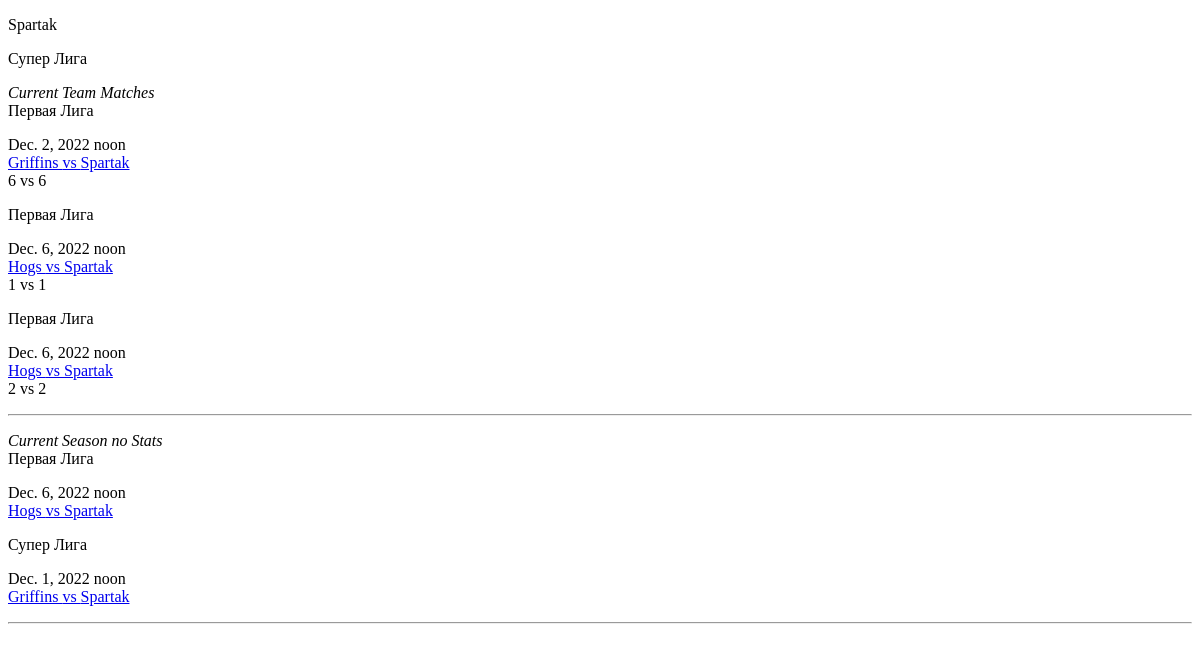
Page /teams/1/Spartak/Супер Лига/3 on the earlier database version.
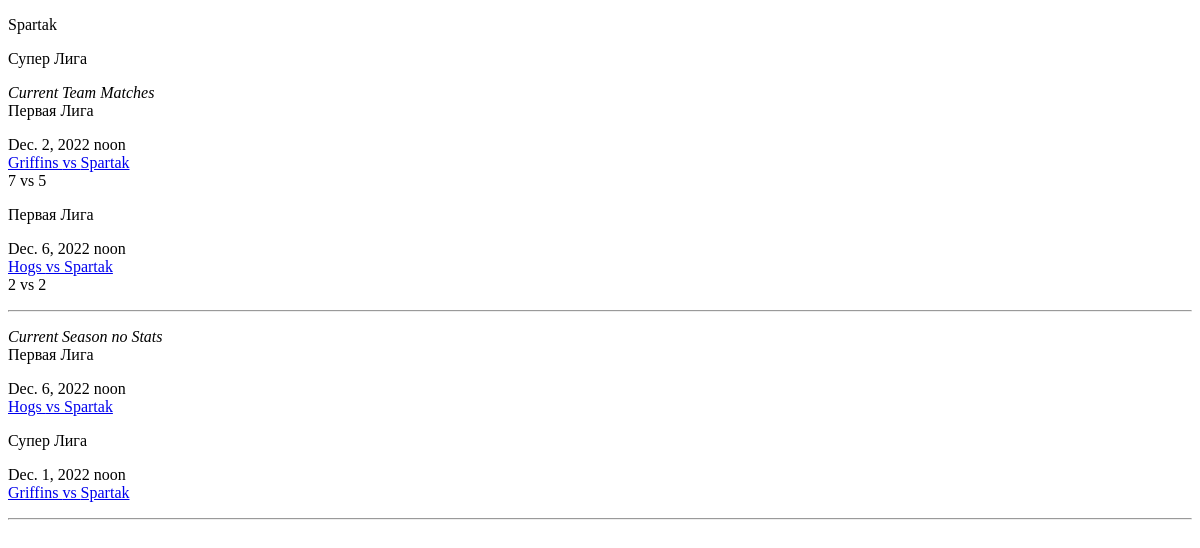
Same page on the later database version.
### stats/models.py (models this page shows, shortened)
class StatsMatchOnline(models.Model):
    match = models.ForeignKey(Match, on_delete=models.CASCADE, blank=False)
    score_team_a = models.IntegerField(default=0)
    score_team_b = models.IntegerField(default=0)
    class Meta:
        verbose_name = "Match Stats Online"

### matches/models.py (models this page shows, shortened)
class Match(models.Model):
    season = models.ForeignKey(Season, on_delete=models.SET_NULL, null=True)
    tournament = models.ForeignKey(Tournament, on_delete=models.SET_NULL, null=True)
    is_playoff = models.BooleanField(name='Match Type', verbose_name='Playoff Match', default=False)
    date = models.DateField(blank=False)
    time = models.TimeField(blank=False, default='12:00:00')
    place = models.CharField(max_length=200, default='City and Stadium')
    field_length = models.IntegerField(default=90)
    team_a = models.ForeignKey(Team, on_delete=models.SET_NULL, null=True, related_name='team_a')
    team_b = models.ForeignKey(Team, on_delete=models.SET_NULL, null=True, related_name='team_b')
    class Meta:
        verbose_name = "Match"
        verbose_name_plural = "Matches"
        ordering = ['season', '-date']
    def get_absolute_url(self):
        return reverse('match_page', kwargs={
            'match_id': self.pk,
            'tournament': self.tournament.name,
            'season': self.season.year
        })

### tournaments/models.py (models this page shows, shortened)
class Tournament(models.Model):
    season = models.ManyToManyField(Season)
    name = models.CharField(max_length=100, blank=False)
    description = models.TextField(max_length=200, blank=True)
    def __str__(self):
        return f'{self.name}'
    class Meta:
        verbose_name = "Tournament"
        verbose_name_plural = "Tournament"
        ordering = ['-name']

### teams/models.py (models this page shows, shortened)
class Team(models.Model):
    name = models.CharField(max_length=250, blank=False)
    tournament = models.ForeignKey(Tournament, null=True, on_delete=models.SET_NULL)
    description = models.TextField(max_length=200, blank=True)
    class Meta:
        verbose_name = "Team"
        verbose_name_plural = "Teams"
        ordering = ['-tournament']

### teams/views.py (the view)
class TeamDetail(View):
    def get(self, request, team_id, name, tournament, tournament_id):
        selected_team = Team.objects.get(id=team_id)
        team_name = name
        team_current_tournament_matches = Match.objects.filter(
            Q(tournament=tournament_id) & Q(team_a=team_id) | Q(team_b=team_id))
        current_matches_stats = StatsMatchOnline.objects.filter(match__id__in=team_current_tournament_matches)
        matches_no_stats = team_current_tournament_matches.exclude(id__in=current_matches_stats)
        return render(request, 'teams/team_page.html',
                      {
                          'selected_team': selected_team,
                          'team_current_tournament_matches': team_current_tournament_matches,
                          'current_season': _get_current_season(),
                          'current_matches_stats': current_matches_stats,
                          'matches_no_stats': matches_no_stats,
                      })

### seasons/models.py (called while the page is built)
def _get_current_season():
    return Season.objects.filter(current_season=True)

### templates/teams/team_page.html (shortened to what this page needs)
<!DOCTYPE html>
<html lang="en">
<head>
</head>
<body>
<p>
    <p>
    {{ selected_team.name }}
    </p>
    <p>
    {{ selected_team.tournament }}
    </p>
</p>
<p><i>Current Team Matches </i>
<br>{% for stats in current_matches_stats %} {{ stats.match.tournament.name }}
    <p>
    {{ stats.match.date }} {{ stats.match.time }}
    <br><a href={{ stats.match.get_absolute_url }}>
    {{ stats.match.team_a.name }} vs {{ stats.match.team_b.name }}</a>
    <br>
    {{ stats.score_team_a }} vs {{ stats.score_team_b }}
    </p>
{% endfor %}
<hr>
</p>
<p><i>Current Season no Stats</i>
<br>{% for no_stats in matches_no_stats %} {{ no_stats.tournament.name }}
    <p>
    {{ no_stats.date }} {{ no_stats.time }}
    <br><a href={{ no_stats.get_absolute_url }}>
    {{ no_stats.team_a.name }} vs {{ no_stats.team_b.name }}</a>
</p>
{% endfor %}
<hr>
</p>
</body>
</html>

Differences in the rows shown:
removed StatsMatchOnline: match.tournament.name "Первая Лига", match "Dec. 6, 2022", match.time "noon", match.team_a.name "Hogs", match.team_b.name "Spartak", score_team_a "1", score_team_b "1"
changed StatsMatchOnline "Dec. 2, 2022": score_team_a "6" → "7"; score_team_b "6" → "5"
